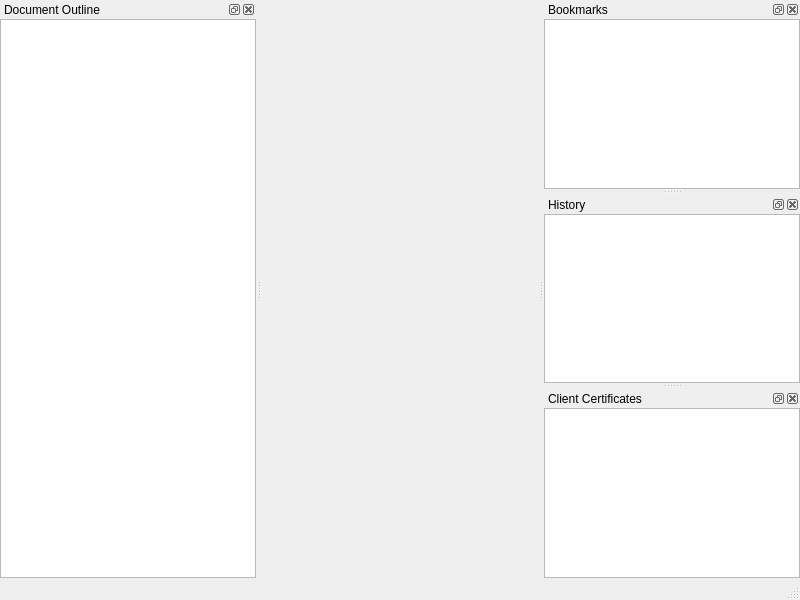
<?xml version="1.0" encoding="UTF-8"?>
<ui version="4.0">
 <class>MainWindow</class>
 <widget class="QMainWindow" name="MainWindow">
  <property name="geometry">
   <rect>
    <x>0</x>
    <y>0</y>
    <width>800</width>
    <height>600</height>
   </rect>
  </property>
  <property name="windowTitle">
   <string>Kristall Browser</string>
  </property>
  <property name="tabShape">
   <enum>QTabWidget::Rounded</enum>
  </property>
  <widget class="QWidget" name="centralwidget">
   <layout class="QVBoxLayout" name="verticalLayout">
    <property name="leftMargin">
     <number>0</number>
    </property>
    <property name="topMargin">
     <number>0</number>
    </property>
    <property name="rightMargin">
     <number>0</number>
    </property>
    <property name="bottomMargin">
     <number>0</number>
    </property>
    <item>
     <widget class="QTabWidget" name="browser_tabs">
      <property name="currentIndex">
       <number>-1</number>
      </property>
      <property name="documentMode">
       <bool>true</bool>
      </property>
      <property name="tabsClosable">
       <bool>true</bool>
      </property>
      <property name="movable">
       <bool>true</bool>
      </property>
      <property name="tabBarAutoHide">
       <bool>true</bool>
      </property>
     </widget>
    </item>
   </layout>
  </widget>
  <widget class="QStatusBar" name="statusBar"/>
  <widget class="QDockWidget" name="outline_window">
   <property name="windowTitle">
    <string>Document Outline</string>
   </property>
   <attribute name="dockWidgetArea">
    <number>1</number>
   </attribute>
   <widget class="QWidget" name="dockWidgetContents">
    <layout class="QVBoxLayout" name="verticalLayout_2">
     <property name="leftMargin">
      <number>0</number>
     </property>
     <property name="topMargin">
      <number>0</number>
     </property>
     <property name="rightMargin">
      <number>0</number>
     </property>
     <property name="bottomMargin">
      <number>0</number>
     </property>
     <item>
      <widget class="QTreeView" name="outline_view">
       <property name="autoExpandDelay">
        <number>0</number>
       </property>
       <attribute name="headerVisible">
        <bool>false</bool>
       </attribute>
      </widget>
     </item>
    </layout>
   </widget>
  </widget>
  <widget class="QDockWidget" name="bookmarks_window">
   <property name="windowIcon">
    <iconset resource="icons.qrc">
     <normaloff>:/icons/heart.svg</normaloff>:/icons/heart.svg</iconset>
   </property>
   <property name="windowTitle">
    <string>Bookmarks</string>
   </property>
   <attribute name="dockWidgetArea">
    <number>2</number>
   </attribute>
   <widget class="QWidget" name="dockWidgetContents_2">
    <layout class="QVBoxLayout" name="verticalLayout_3">
     <property name="leftMargin">
      <number>0</number>
     </property>
     <property name="topMargin">
      <number>0</number>
     </property>
     <property name="rightMargin">
      <number>0</number>
     </property>
     <property name="bottomMargin">
      <number>0</number>
     </property>
     <item>
      <widget class="QListView" name="favourites_view"/>
     </item>
    </layout>
   </widget>
  </widget>
  <widget class="QDockWidget" name="history_window">
   <property name="windowTitle">
    <string>History</string>
   </property>
   <attribute name="dockWidgetArea">
    <number>2</number>
   </attribute>
   <widget class="QWidget" name="dockWidgetContents_3">
    <layout class="QVBoxLayout" name="verticalLayout_4">
     <property name="leftMargin">
      <number>0</number>
     </property>
     <property name="topMargin">
      <number>0</number>
     </property>
     <property name="rightMargin">
      <number>0</number>
     </property>
     <property name="bottomMargin">
      <number>0</number>
     </property>
     <item>
      <widget class="QListView" name="history_view"/>
     </item>
    </layout>
   </widget>
  </widget>
  <widget class="QDockWidget" name="clientcert_window">
   <property name="windowTitle">
    <string>Client Certificates</string>
   </property>
   <attribute name="dockWidgetArea">
    <number>2</number>
   </attribute>
   <widget class="QWidget" name="dockWidgetContents_4">
    <layout class="QVBoxLayout" name="verticalLayout_5">
     <property name="leftMargin">
      <number>0</number>
     </property>
     <property name="topMargin">
      <number>0</number>
     </property>
     <property name="rightMargin">
      <number>0</number>
     </property>
     <property name="bottomMargin">
      <number>0</number>
     </property>
     <item>
      <widget class="QTreeView" name="clientcert_view">
       <property name="headerHidden">
        <bool>true</bool>
       </property>
      </widget>
     </item>
    </layout>
   </widget>
  </widget>
 </widget>
 <resources>
  <include location="icons.qrc"/>
 </resources>
 <connections/>
</ui>
